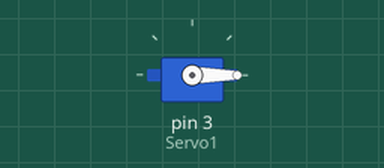
A sketch run on a simulated Arduino Uno, built with avr-gcc and run on an emulated ATmega328P. Shown: servo.

Above: at 0.05 s.
At 1.5 s:
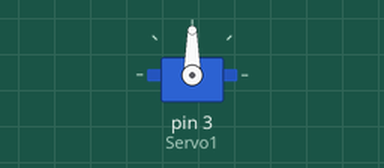
At 3.0 s:
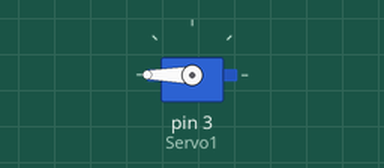
Timing chart, 0 to 6.9 s (numbered marks = the images above):
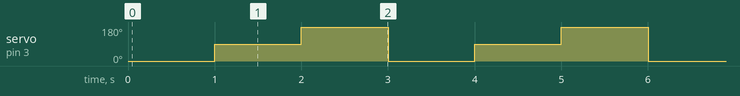

Measured:
- by itself, servo on pin 3 (Servo1): repeats every 3.0 s: 180° 1.0 s, 0° 1.0 s, 90° 1.0 s

The sketch:

servo.ino
```cpp
// Include the Servo library
#include <Servo.h>
// Declare the Servo pin
int servoPin = 3;
// Create a servo object
Servo Servo1;
void setup() {
   // We need to attach the servo to the used pin number
   Servo1.attach(3);
}
void loop(){
   // Make servo go to 0 degrees
   Servo1.write(0);
   delay(1000);
   // Make servo go to 90 degrees
   Servo1.write(90);
   delay(1000);
   // Make servo go to 180 degrees
   Servo1.write(180);
   delay(1000);

}
```
